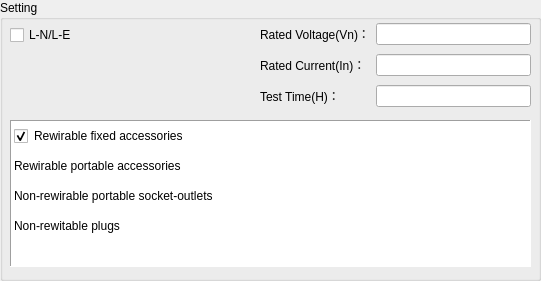
    <widget class="QGroupBox" name="groupBox_22">
     <property name="geometry">
      <rect>
       <x>70</x>
       <y>160</y>
       <width>541</width>
       <height>281</height>
      </rect>
     </property>
     <property name="font">
      <font>
       <weight>50</weight>
       <bold>false</bold>
      </font>
     </property>
     <property name="styleSheet">
      <string notr="true"/>
     </property>
     <property name="title">
      <string>Setting</string>
     </property>
     <widget class="QTableWidget" name="tableWidget_5">
      <property name="geometry">
       <rect>
        <x>10</x>
        <y>120</y>
        <width>521</width>
        <height>147</height>
       </rect>
      </property>
      <property name="layoutDirection">
       <enum>Qt::LeftToRight</enum>
      </property>
      <property name="autoFillBackground">
       <bool>true</bool>
      </property>
      <property name="frameShape">
       <enum>QFrame::Panel</enum>
      </property>
      <property name="frameShadow">
       <enum>QFrame::Sunken</enum>
      </property>
      <property name="lineWidth">
       <number>1</number>
      </property>
      <property name="midLineWidth">
       <number>0</number>
      </property>
      <property name="verticalScrollBarPolicy">
       <enum>Qt::ScrollBarAsNeeded</enum>
      </property>
      <property name="horizontalScrollBarPolicy">
       <enum>Qt::ScrollBarAsNeeded</enum>
      </property>
      <property name="sizeAdjustPolicy">
       <enum>QAbstractScrollArea::AdjustIgnored</enum>
      </property>
      <property name="autoScrollMargin">
       <number>16</number>
      </property>
      <property name="selectionMode">
       <enum>QAbstractItemView::SingleSelection</enum>
      </property>
      <property name="selectionBehavior">
       <enum>QAbstractItemView::SelectItems</enum>
      </property>
      <property name="showGrid">
       <bool>false</bool>
      </property>
      <property name="gridStyle">
       <enum>Qt::NoPen</enum>
      </property>
      <property name="sortingEnabled">
       <bool>false</bool>
      </property>
      <attribute name="horizontalHeaderVisible">
       <bool>false</bool>
      </attribute>
      <attribute name="horizontalHeaderCascadingSectionResizes">
       <bool>false</bool>
      </attribute>
      <attribute name="horizontalHeaderDefaultSectionSize">
       <number>259</number>
      </attribute>
      <attribute name="horizontalHeaderHighlightSections">
       <bool>false</bool>
      </attribute>
      <attribute name="horizontalHeaderMinimumSectionSize">
       <number>25</number>
      </attribute>
      <attribute name="horizontalHeaderShowSortIndicator" stdset="0">
       <bool>false</bool>
      </attribute>
      <attribute name="horizontalHeaderStretchLastSection">
       <bool>false</bool>
      </attribute>
      <attribute name="verticalHeaderVisible">
       <bool>false</bool>
      </attribute>
      <attribute name="verticalHeaderCascadingSectionResizes">
       <bool>false</bool>
      </attribute>
      <attribute name="verticalHeaderHighlightSections">
       <bool>false</bool>
      </attribute>
      <attribute name="verticalHeaderMinimumSectionSize">
       <number>25</number>
      </attribute>
      <attribute name="verticalHeaderShowSortIndicator" stdset="0">
       <bool>false</bool>
      </attribute>
      <attribute name="verticalHeaderStretchLastSection">
       <bool>false</bool>
      </attribute>
      <row>
       <property name="text">
        <string>01</string>
       </property>
      </row>
      <row>
       <property name="text">
        <string>02</string>
       </property>
      </row>
      <row>
       <property name="text">
        <string>03</string>
       </property>
      </row>
      <row>
       <property name="text">
        <string>04</string>
       </property>
      </row>
      <column>
       <property name="text">
        <string>Type</string>
       </property>
      </column>
      <column>
       <property name="text">
        <string>Wire area</string>
       </property>
      </column>
      <item row="0" column="0">
       <property name="text">
        <string>Rewirable fixed accessories</string>
       </property>
       <property name="textAlignment">
        <set>AlignLeading|AlignVCenter</set>
       </property>
       <property name="checkState">
        <enum>Checked</enum>
       </property>
       <property name="flags">
        <set>ItemIsSelectable|ItemIsUserCheckable|ItemIsEnabled</set>
       </property>
      </item>
      <item row="0" column="1">
       <property name="text">
        <string/>
       </property>
       <property name="flags">
        <set>NoItemFlags</set>
       </property>
      </item>
      <item row="1" column="0">
       <property name="text">
        <string>Rewirable portable accessories</string>
       </property>
       <property name="textAlignment">
        <set>AlignLeading|AlignVCenter</set>
       </property>
       <property name="checkState">
        <enum>Unchecked</enum>
       </property>
       <property name="flags">
        <set>ItemIsSelectable|ItemIsUserCheckable|ItemIsEnabled</set>
       </property>
      </item>
      <item row="1" column="1">
       <property name="text">
        <string/>
       </property>
       <property name="flags">
        <set>NoItemFlags</set>
       </property>
      </item>
      <item row="2" column="0">
       <property name="text">
        <string>Non-rewirable portable socket-outlets</string>
       </property>
       <property name="textAlignment">
        <set>AlignLeading|AlignVCenter</set>
       </property>
       <property name="checkState">
        <enum>Unchecked</enum>
       </property>
       <property name="flags">
        <set>ItemIsSelectable|ItemIsUserCheckable|ItemIsEnabled</set>
       </property>
      </item>
      <item row="2" column="1">
       <property name="text">
        <string/>
       </property>
       <property name="toolTip">
        <string>0.5/0.75/1/1.5</string>
       </property>
       <property name="textAlignment">
        <set>AlignCenter</set>
       </property>
       <property name="flags">
        <set>ItemIsSelectable|ItemIsEditable|ItemIsUserCheckable|ItemIsEnabled</set>
       </property>
      </item>
      <item row="3" column="0">
       <property name="text">
        <string>Non-rewitable plugs</string>
       </property>
       <property name="textAlignment">
        <set>AlignLeading|AlignVCenter</set>
       </property>
       <property name="checkState">
        <enum>Unchecked</enum>
       </property>
       <property name="flags">
        <set>ItemIsSelectable|ItemIsUserCheckable|ItemIsEnabled</set>
       </property>
      </item>
      <item row="3" column="1">
       <property name="text">
        <string/>
       </property>
       <property name="toolTip">
        <string>Tinsel/0.5/0.75/1/1.5</string>
       </property>
       <property name="textAlignment">
        <set>AlignCenter</set>
       </property>
       <property name="flags">
        <set>ItemIsSelectable|ItemIsEditable|ItemIsUserCheckable|ItemIsEnabled</set>
       </property>
      </item>
     </widget>
     <widget class="QWidget" name="gridLayoutWidget_4">
      <property name="geometry">
       <rect>
        <x>260</x>
        <y>20</y>
        <width>271</width>
        <height>91</height>
       </rect>
      </property>
      <layout class="QGridLayout" name="gridLayout_16">
       <item row="0" column="0">
        <widget class="QLabel" name="label_normalTVn">
         <property name="styleSheet">
          <string notr="true"/>
         </property>
         <property name="text">
          <string>Rated Voltage(Vn)：</string>
         </property>
         <property name="alignment">
          <set>Qt::AlignLeading|Qt::AlignLeft|Qt::AlignVCenter</set>
         </property>
        </widget>
       </item>
       <item row="1" column="0">
        <widget class="QLabel" name="label_normalTIn">
         <property name="styleSheet">
          <string notr="true"/>
         </property>
         <property name="text">
          <string>Rated Current(In)：</string>
         </property>
         <property name="alignment">
          <set>Qt::AlignLeading|Qt::AlignLeft|Qt::AlignVCenter</set>
         </property>
        </widget>
       </item>
       <item row="2" column="0">
        <widget class="QLabel" name="label_normalTH">
         <property name="styleSheet">
          <string notr="true"/>
         </property>
         <property name="text">
          <string>Test Time(H)：</string>
         </property>
         <property name="alignment">
          <set>Qt::AlignLeading|Qt::AlignLeft|Qt::AlignVCenter</set>
         </property>
        </widget>
       </item>
       <item row="0" column="1">
        <widget class="QLineEdit" name="lineEdit_normalTVn">
         <property name="toolTip">
          <string>130/250/440(V)</string>
         </property>
         <property name="alignment">
          <set>Qt::AlignLeading|Qt::AlignLeft|Qt::AlignVCenter</set>
         </property>
        </widget>
       </item>
       <item row="1" column="1">
        <widget class="QLineEdit" name="lineEdit_normalTIn">
         <property name="toolTip">
          <string>0-32(A)</string>
         </property>
         <property name="alignment">
          <set>Qt::AlignLeading|Qt::AlignLeft|Qt::AlignVCenter</set>
         </property>
        </widget>
       </item>
       <item row="2" column="1">
        <widget class="QLineEdit" name="lineEdit_normalTH">
         <property name="toolTip">
          <string>H</string>
         </property>
         <property name="alignment">
          <set>Qt::AlignLeading|Qt::AlignLeft|Qt::AlignVCenter</set>
         </property>
        </widget>
       </item>
      </layout>
     </widget>
     <widget class="QCheckBox" name="checkBox_normalTSwitch">
      <property name="geometry">
       <rect>
        <x>10</x>
        <y>25</y>
        <width>241</width>
        <height>20</height>
       </rect>
      </property>
      <property name="text">
       <string>L-N/L-E </string>
      </property>
     </widget>
    </widget>
